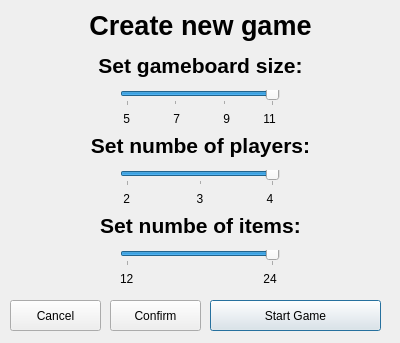
<?xml version="1.0" encoding="UTF-8"?>
<ui version="4.0">
 <class>StartDialogue</class>
 <widget class="QDialog" name="StartDialogue">
  <property name="geometry">
   <rect>
    <x>0</x>
    <y>0</y>
    <width>400</width>
    <height>343</height>
   </rect>
  </property>
  <property name="windowTitle">
   <string>Dialog</string>
  </property>
  <widget class="QLabel" name="label">
   <property name="geometry">
    <rect>
     <x>0</x>
     <y>10</y>
     <width>401</width>
     <height>31</height>
    </rect>
   </property>
   <property name="font">
    <font>
     <family>Arial</family>
     <pointsize>20</pointsize>
     <weight>75</weight>
     <bold>true</bold>
    </font>
   </property>
   <property name="text">
    <string>Create new game</string>
   </property>
   <property name="alignment">
    <set>Qt::AlignCenter</set>
   </property>
  </widget>
  <widget class="QLabel" name="label_2">
   <property name="geometry">
    <rect>
     <x>0</x>
     <y>50</y>
     <width>401</width>
     <height>31</height>
    </rect>
   </property>
   <property name="font">
    <font>
     <family>Arial</family>
     <pointsize>16</pointsize>
     <weight>75</weight>
     <bold>true</bold>
    </font>
   </property>
   <property name="text">
    <string>Set gameboard size:</string>
   </property>
   <property name="alignment">
    <set>Qt::AlignCenter</set>
   </property>
  </widget>
  <widget class="QSlider" name="size_slider">
   <property name="geometry">
    <rect>
     <x>120</x>
     <y>90</y>
     <width>160</width>
     <height>16</height>
    </rect>
   </property>
   <property name="minimum">
    <number>5</number>
   </property>
   <property name="maximum">
    <number>8</number>
   </property>
   <property name="singleStep">
    <number>1</number>
   </property>
   <property name="pageStep">
    <number>2</number>
   </property>
   <property name="value">
    <number>8</number>
   </property>
   <property name="sliderPosition">
    <number>8</number>
   </property>
   <property name="tracking">
    <bool>true</bool>
   </property>
   <property name="orientation">
    <enum>Qt::Horizontal</enum>
   </property>
   <property name="tickPosition">
    <enum>QSlider::TicksBelow</enum>
   </property>
   <property name="tickInterval">
    <number>1</number>
   </property>
  </widget>
  <widget class="QLabel" name="label_3">
   <property name="geometry">
    <rect>
     <x>120</x>
     <y>110</y>
     <width>67</width>
     <height>17</height>
    </rect>
   </property>
   <property name="text">
    <string> 5</string>
   </property>
  </widget>
  <widget class="QLabel" name="label_4">
   <property name="geometry">
    <rect>
     <x>170</x>
     <y>110</y>
     <width>67</width>
     <height>17</height>
    </rect>
   </property>
   <property name="text">
    <string> 7</string>
   </property>
  </widget>
  <widget class="QLabel" name="label_5">
   <property name="geometry">
    <rect>
     <x>220</x>
     <y>110</y>
     <width>67</width>
     <height>17</height>
    </rect>
   </property>
   <property name="text">
    <string> 9</string>
   </property>
  </widget>
  <widget class="QLabel" name="label_6">
   <property name="geometry">
    <rect>
     <x>260</x>
     <y>110</y>
     <width>67</width>
     <height>17</height>
    </rect>
   </property>
   <property name="text">
    <string> 11</string>
   </property>
  </widget>
  <widget class="QSlider" name="player_slider">
   <property name="geometry">
    <rect>
     <x>120</x>
     <y>170</y>
     <width>160</width>
     <height>16</height>
    </rect>
   </property>
   <property name="minimum">
    <number>2</number>
   </property>
   <property name="maximum">
    <number>4</number>
   </property>
   <property name="singleStep">
    <number>1</number>
   </property>
   <property name="value">
    <number>4</number>
   </property>
   <property name="sliderPosition">
    <number>4</number>
   </property>
   <property name="orientation">
    <enum>Qt::Horizontal</enum>
   </property>
   <property name="tickPosition">
    <enum>QSlider::TicksBelow</enum>
   </property>
   <property name="tickInterval">
    <number>1</number>
   </property>
  </widget>
  <widget class="QLabel" name="label_7">
   <property name="geometry">
    <rect>
     <x>120</x>
     <y>190</y>
     <width>67</width>
     <height>17</height>
    </rect>
   </property>
   <property name="text">
    <string> 2</string>
   </property>
  </widget>
  <widget class="QLabel" name="label_9">
   <property name="geometry">
    <rect>
     <x>190</x>
     <y>190</y>
     <width>67</width>
     <height>17</height>
    </rect>
   </property>
   <property name="text">
    <string>  3</string>
   </property>
  </widget>
  <widget class="QLabel" name="label_10">
   <property name="geometry">
    <rect>
     <x>260</x>
     <y>190</y>
     <width>67</width>
     <height>17</height>
    </rect>
   </property>
   <property name="text">
    <string>  4</string>
   </property>
  </widget>
  <widget class="QLabel" name="label_11">
   <property name="geometry">
    <rect>
     <x>0</x>
     <y>130</y>
     <width>401</width>
     <height>31</height>
    </rect>
   </property>
   <property name="font">
    <font>
     <family>Arial</family>
     <pointsize>16</pointsize>
     <weight>75</weight>
     <bold>true</bold>
    </font>
   </property>
   <property name="text">
    <string>Set numbe of players:</string>
   </property>
   <property name="alignment">
    <set>Qt::AlignCenter</set>
   </property>
  </widget>
  <widget class="QLabel" name="label_12">
   <property name="geometry">
    <rect>
     <x>0</x>
     <y>210</y>
     <width>401</width>
     <height>31</height>
    </rect>
   </property>
   <property name="font">
    <font>
     <family>Arial</family>
     <pointsize>16</pointsize>
     <weight>75</weight>
     <bold>true</bold>
    </font>
   </property>
   <property name="text">
    <string>Set numbe of items:</string>
   </property>
   <property name="alignment">
    <set>Qt::AlignCenter</set>
   </property>
  </widget>
  <widget class="QSlider" name="item_slider">
   <property name="geometry">
    <rect>
     <x>120</x>
     <y>250</y>
     <width>160</width>
     <height>16</height>
    </rect>
   </property>
   <property name="minimum">
    <number>1</number>
   </property>
   <property name="maximum">
    <number>2</number>
   </property>
   <property name="singleStep">
    <number>1</number>
   </property>
   <property name="value">
    <number>2</number>
   </property>
   <property name="sliderPosition">
    <number>2</number>
   </property>
   <property name="orientation">
    <enum>Qt::Horizontal</enum>
   </property>
   <property name="tickPosition">
    <enum>QSlider::TicksBelow</enum>
   </property>
   <property name="tickInterval">
    <number>1</number>
   </property>
  </widget>
  <widget class="QLabel" name="label_8">
   <property name="geometry">
    <rect>
     <x>120</x>
     <y>270</y>
     <width>67</width>
     <height>17</height>
    </rect>
   </property>
   <property name="text">
    <string>12</string>
   </property>
  </widget>
  <widget class="QLabel" name="label_13">
   <property name="geometry">
    <rect>
     <x>260</x>
     <y>270</y>
     <width>67</width>
     <height>17</height>
    </rect>
   </property>
   <property name="text">
    <string> 24</string>
   </property>
  </widget>
  <widget class="QPushButton" name="start_button">
   <property name="geometry">
    <rect>
     <x>210</x>
     <y>300</y>
     <width>171</width>
     <height>31</height>
    </rect>
   </property>
   <property name="text">
    <string>Start Game</string>
   </property>
  </widget>
  <widget class="QPushButton" name="cancel_button">
   <property name="geometry">
    <rect>
     <x>10</x>
     <y>300</y>
     <width>91</width>
     <height>31</height>
    </rect>
   </property>
   <property name="text">
    <string>Cancel</string>
   </property>
  </widget>
  <widget class="QPushButton" name="confirm_button">
   <property name="geometry">
    <rect>
     <x>110</x>
     <y>300</y>
     <width>91</width>
     <height>31</height>
    </rect>
   </property>
   <property name="text">
    <string>Confirm</string>
   </property>
  </widget>
 </widget>
 <resources/>
 <connections/>
</ui>
